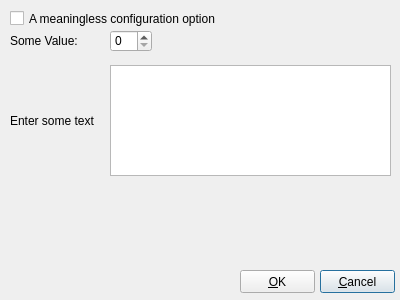
<?xml version="1.0" encoding="UTF-8"?>
<ui version="4.0">
 <class>configui</class>
 <widget class="QDialog" name="configui">
  <property name="geometry">
   <rect>
    <x>0</x>
    <y>0</y>
    <width>400</width>
    <height>300</height>
   </rect>
  </property>
  <property name="windowTitle">
   <string>Dialog</string>
  </property>
  <widget class="QCheckBox" name="chkOption1">
   <property name="geometry">
    <rect>
     <x>10</x>
     <y>10</y>
     <width>381</width>
     <height>17</height>
    </rect>
   </property>
   <property name="text">
    <string>A meaningless configuration option</string>
   </property>
  </widget>
  <widget class="QPushButton" name="pbCancel">
   <property name="geometry">
    <rect>
     <x>320</x>
     <y>270</y>
     <width>75</width>
     <height>23</height>
    </rect>
   </property>
   <property name="text">
    <string>&amp;Cancel</string>
   </property>
  </widget>
  <widget class="QPushButton" name="pbOk">
   <property name="geometry">
    <rect>
     <x>240</x>
     <y>270</y>
     <width>75</width>
     <height>23</height>
    </rect>
   </property>
   <property name="text">
    <string>&amp;OK</string>
   </property>
  </widget>
  <widget class="QTextEdit" name="txtRandomText">
   <property name="geometry">
    <rect>
     <x>110</x>
     <y>65</y>
     <width>281</width>
     <height>111</height>
    </rect>
   </property>
  </widget>
  <widget class="QLabel" name="label">
   <property name="geometry">
    <rect>
     <x>10</x>
     <y>70</y>
     <width>91</width>
     <height>101</height>
    </rect>
   </property>
   <property name="text">
    <string>Enter some text</string>
   </property>
   <property name="wordWrap">
    <bool>true</bool>
   </property>
  </widget>
  <widget class="QSpinBox" name="speSomeIntValue">
   <property name="geometry">
    <rect>
     <x>110</x>
     <y>30</y>
     <width>42</width>
     <height>22</height>
    </rect>
   </property>
  </widget>
  <widget class="QLabel" name="label_2">
   <property name="geometry">
    <rect>
     <x>10</x>
     <y>30</y>
     <width>91</width>
     <height>22</height>
    </rect>
   </property>
   <property name="text">
    <string>Some Value:</string>
   </property>
  </widget>
 </widget>
 <resources/>
 <connections/>
</ui>
